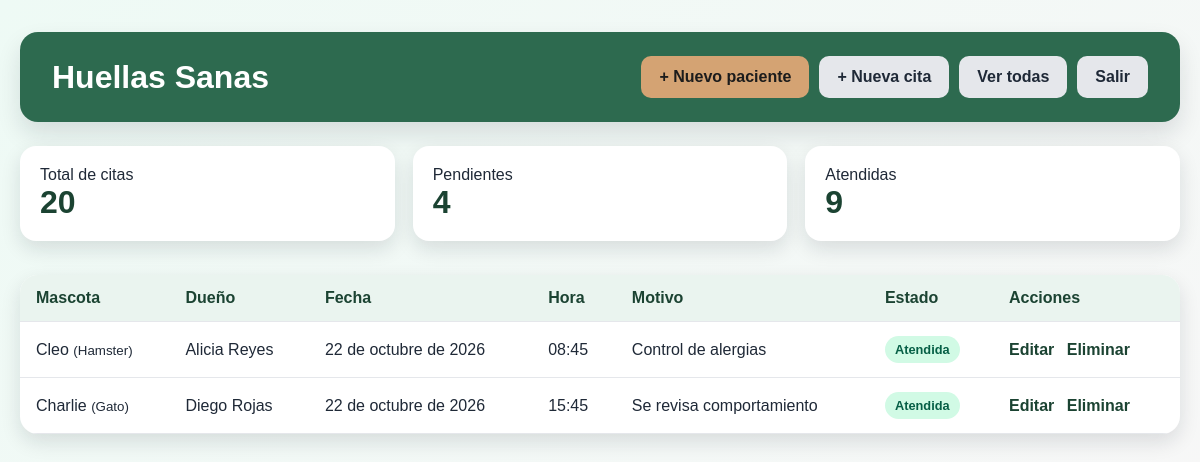
The app's page / (signed in) with its own data.
### clinica/models.py (models this page shows, shortened)
class Cita(models.Model):
    ESTADO_CHOICES = [
        ('pendiente', 'Pendiente'),
        ('atendida', 'Atendida'),
        ('cancelada', 'Cancelada'),
    ]
    mascota = models.ForeignKey(Mascota, on_delete=models.CASCADE, related_name='citas')
    fecha = models.DateField()
    hora = models.TimeField()
    motivo = models.TextField()
    estado = models.CharField(max_length=20, choices=ESTADO_CHOICES, default='pendiente')
    class Meta:
        ordering = ['fecha', 'hora']
        verbose_name = 'Cita'
        verbose_name_plural = 'Citas'

class Mascota(models.Model):
    ESPECIE_CHOICES = [
        ('Perro', 'Perro'),
        ('Gato', 'Gato'),
        ('Conejo', 'Conejo'),
        ('Hamster', 'Hamster'),
        ('Ave', 'Ave'),
    ]
    nombre = models.CharField(max_length=100)
    especie = models.CharField(max_length=20, choices=ESPECIE_CHOICES)
    raza = models.CharField(max_length=100)
    nombre_dueno = models.CharField(max_length=150)

### clinica/views.py (the view)
# urls.py: path("", views.agenda_diaria, name="agenda_diaria"),
@login_required(login_url='login_recepcionista')
def agenda_diaria(request):
    citas = Cita.objects.select_related('mascota').filter(fecha=datetime.today().date())
    total = Cita.objects.count()
    pendientes = Cita.objects.filter(estado='pendiente').count()
    atendidas = Cita.objects.filter(estado='atendida').count()
    return render(
        request,
        'clinica/agenda_diaria.html',
        {'citas': citas, 'total': total, 'pendientes': pendientes, 'atendidas': atendidas}
    )

### templates/clinica/agenda_diaria.html (shortened to what this page needs)
<!DOCTYPE html>
<html lang="es">
<head>
</head>
<body>
    <div class="container">
        <div class="header">
            <h1>Huellas Sanas</h1>
            <div class="actions">
                <a href="{% url 'nueva_mascota' %}" class="btn">+ Nuevo paciente</a>
                <a href="{% url 'nueva_cita' %}" class="btn btn-secondary">+ Nueva cita</a>
                <a href="{% url 'listar_citas' %}" class="btn btn-secondary">Ver todas</a>
                <a href="{% url 'logout_recepcionista' %}" class="btn btn-secondary">Salir</a>
            </div>
        </div>
        <div class="summary">
            <div class="card">
                <span>Total de citas</span>
                <strong>{{ total }}</strong>
            </div>
            <div class="card">
                <span>Pendientes</span>
                <strong>{{ pendientes }}</strong>
            </div>
            <div class="card">
                <span>Atendidas</span>
                <strong>{{ atendidas }}</strong>
            </div>
        </div>
        <div class="tabla-wrap">
            <table>
                <thead>
                    <tr>
                        <th>Mascota</th>
                        <th>Dueño</th>
                        <th>Fecha</th>
                        <th>Hora</th>
                        <th>Motivo</th>
                        <th>Estado</th>
                        <th>Acciones</th>
                    </tr>
                </thead>
                <tbody>
                    {% for cita in citas %}
                    <tr>
                        <td>{{ cita.mascota.nombre }} <small>({{ cita.mascota.especie }})</small></td>
                        <td>{{ cita.mascota.nombre_dueno }}</td>
                        <td>{{ cita.fecha }}</td>
                        <td>{{ cita.hora }}</td>
                        <td>{{ cita.motivo }}</td>
                        <td><span class="badge {{ cita.estado }}">{{ cita.get_estado_display }}</span></td>
                        <td class="action-cell">
                            <a href="{% url 'editar_cita' cita.id %}">Editar</a>
                            <a href="{% url 'eliminar_cita' cita.id %}">Eliminar</a>
                        </td>
                    </tr>
                    {% empty %}
                    <tr>
                        <td colspan="7">No hay citas programadas para hoy.</td>
                    </tr>
                    {% endfor %}
                </tbody>
            </table>
        </div>
    </div>
</body>
</html>

### templates/clinica/agenda_diaria.html (style rules this page uses)
:root { --primary: #2d6a4f; --primary-dark: #1b4332; --accent: #d4a373; --bg: #f3f8f6; --text: #1f2937; --card: #ffffff; --shadow: rgba(15, 23, 42, 0.12); }
* { box-sizing: border-box; }
body { margin: 0; font-family: Arial, sans-serif; background: linear-gradient(135deg, #eefaf5, #f7f7f7); color: var(--text); }
.container { max-width: 1200px; margin: 0 auto; padding: 32px 20px 60px; }
.header { background: var(--primary); color: white; padding: 24px 32px; border-radius: 18px; box-shadow: 0 12px 24px var(--shadow); display: flex; justify-content: space-between; align-items: center; gap: 16px; flex-wrap: wrap; }
.header h1 { margin: 0; }
.actions { display: flex; gap: 10px; flex-wrap: wrap; align-items: center; }
.btn { display: inline-block; text-decoration: none; background: var(--accent); color: #1c1c1c; border: none; border-radius: 10px; padding: 12px 18px; font-weight: 700; cursor: pointer; }
.btn-secondary { background: #e5e7eb; color: #1f2937; }
.summary { display: grid; grid-template-columns: repeat(auto-fit, minmax(180px, 1fr)); gap: 18px; margin-top: 24px; }
.card { background: white; border-radius: 16px; box-shadow: 0 8px 20px var(--shadow); padding: 20px; }
.card strong { display: block; font-size: 2rem; color: var(--primary-dark); }
.tabla-wrap { margin-top: 34px; background: white; border-radius: 18px; box-shadow: 0 8px 20px var(--shadow); overflow: hidden; }
table { width: 100%; border-collapse: collapse; }
th, td { padding: 14px 16px; border-bottom: 1px solid #e5e7eb; text-align: left; }
th { background: #eaf4ef; color: var(--primary-dark); }
.badge { padding: 6px 10px; border-radius: 999px; font-size: 0.8rem; font-weight: 700; display: inline-block; }
.atendida { background: #d1fae5; color: #065f46; }
.action-cell a { margin-right: 8px; color: #1b4332; text-decoration: none; font-weight: 700; }

### records on screen
Cita: mascota.nombre "Cleo", mascota.especie "Hamster", mascota.nombre_dueno "Alicia Reyes", fecha "22 de octubre de 2026", hora "08:45", motivo "Control de alergias", estado "Atendida"
Cita: mascota.nombre "Charlie", mascota.especie "Gato", mascota.nombre_dueno "Diego Rojas", fecha "22 de octubre de 2026", hora "15:45", motivo "Se revisa comportamiento", estado "Atendida"

### other values on screen
{{ total }} "20"
{{ pendientes }} "4"
{{ atendidas }} "9"
